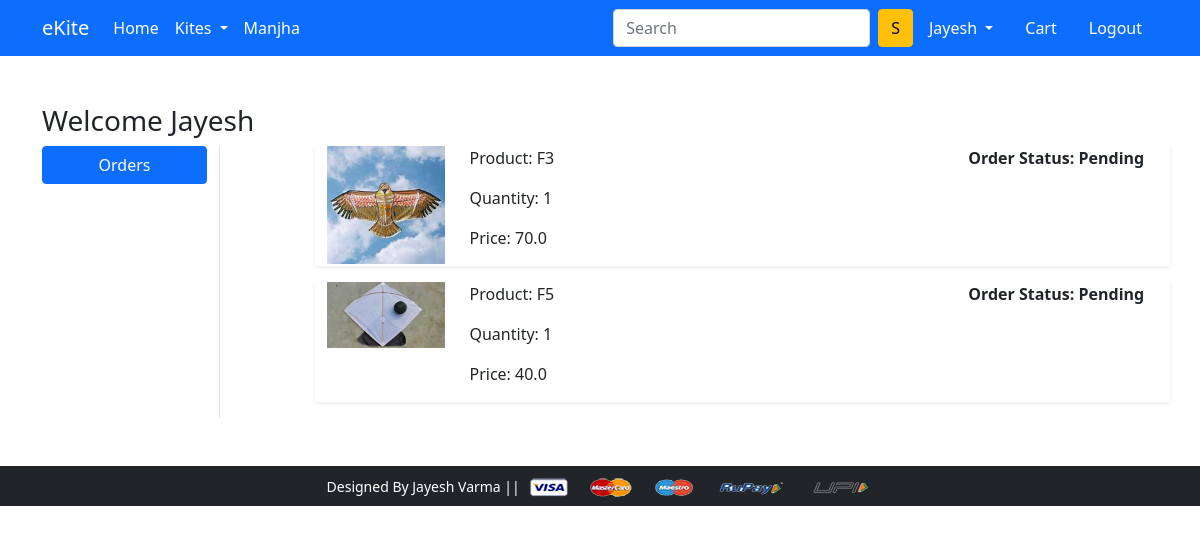
Page /orders/ (signed in) on the committed database.
### app/models.py (models this page shows, shortened)
class OrderPlaced(models.Model):
 user = models.ForeignKey(User, on_delete=models.CASCADE)
 customer = models.ForeignKey(Customer, on_delete=models.CASCADE)
 product = models.ForeignKey(Product, on_delete=models.CASCADE)
 quantity = models.PositiveIntegerField(default=1)
 ordered_date = models.DateTimeField(auto_now_add=True)
 status = models.CharField(max_length=50,choices=STATUS_CHOICES,default='Pending')
 @property
 def total_cost(self):
   return self.quantity * self.product.discounted_price

class Product(models.Model):
 title = models.CharField(max_length=100)
 selling_price = models.FloatField()
 discounted_price = models.FloatField()
 description = models.TextField()
 brand = models.CharField(max_length=100)
 category = models.CharField( choices=CATEGORY_CHOICES, max_length=2)
 product_image = models.ImageField(upload_to='productimg')

### app/views.py (the view)
# urls.py: path('orders/', views.orders, name='orders'),
@login_required
def orders(request):
 op = OrderPlaced.objects.filter(user=request.user)
 return render(request, 'app/orders.html', {'order_placed':op})

### app/templates/app/orders.html (shortened to what this page needs)
{% extends 'app/base.html' %}
{% load static %}
{% block main-content %}
<div class="container my-5">
 <div class="row">
 <h3>Welcome <span class="text-capitalize">{{request.user}}</h3>
  <div class="col-sm-2 border-end">
   <ul class="list-unstyled">
    <li class="d-grid"><a href="{% url 'orders' %}" class="btn btn-primary">Orders</a></li>
   </ul>
  </div>
  <div class="col-sm-9 offset-sm-1">
   <div class="row">
    {% for op in order_placed %}
     <div class="col-sm-12">
      <div class="row shadow-sm mb-3">
       <div class="col-sm-2"><img src="{{op.product.product_image.url}}" alt="" srcset="" class="img-fluid" height="150" width="150"></div>
       <div class="col-sm-7">
        <p>Product: {{op.product.title}}</p>
        <p>Quantity: {{op.quantity}}</p>
        <p>Price: {{op.total_cost}}</p>
       </div>
       <div class="col-sm-3 fw-bold">
        <p>Order Status: {{op.status}}</p>
        </div>
       </div>
      </div>
     </div>
    {% endfor %}
   </div>
  </div>
{% endblock main-content %}

### app/templates/app/base.html (shortened to what this page needs)
<!doctype html>
{% load static %}
<html lang="en">
  <head>
    <link href="https://cdn.jsdelivr.net/npm/bootstrap@5.0.0-beta1/dist/css/bootstrap.min.css" rel="stylesheet">
    <link rel="stylesheet" href="{% static 'app/css/owl.carousel.min.css' %}">
    <link rel="stylesheet" href="{% static 'app/css/all.min.css' %}">
    <link rel="stylesheet" href="{% static 'app/css/style.css' %}">
  </head>
  <body>
    <nav class="navbar navbar-expand-lg navbar-dark bg-primary">
     <div class="container">
       <a class="navbar-brand" href="/">eKite</a>
       <div class="collapse navbar-collapse" id="navbarSupportedContent">
         <ul class="navbar-nav me-auto mb-2 mb-lg-0">
           <li class="nav-item">
             <a class="nav-link active" aria-current="page" href="/">Home</a>
           </li>
           <li class="nav-item dropdown">
             <a class="nav-link dropdown-toggle text-white" href="#" id="kitesDropdown" role="button" data-bs-toggle="dropdown" aria-expanded="false">
               Kites
             </a>
           </li>
          <li class="nav-item">
             <a class="nav-link active" aria-current="page" href="{% url 'manjha' %}">Manjha</a>
          </li>
         </ul>
         <form class="d-flex">
           <input class="form-control me-2" type="search" placeholder="Search" aria-label="Search">
           <button class="btn btn-warning" type="submit">S</button>
         </form>
         <div>
          <ul class="navbar-nav me-auto mb-2 mb-lg-0">
          {% if request.user.is_authenticated %}
           <li class="nav-item dropdown mx-2">
              <a class="nav-link dropdown-toggle text-white" href="#" id="profileDropdown" role="button" data-bs-toggle="dropdown" aria-expanded="false">
                {{request.user.username|capfirst}}
              </a>
            </li>
            <li class="nav-item mx-2">
             <a href="{% url 'showcart' %}" class="nav-link text-white"> Cart </a>
            </li>
            <li class="nav-item mx-2">
              <a href="{% url 'logout' %}" class="nav-link text-white">Logout</a>
            </li>
            {% endif %}
          </ul>
         </div>
       </div>
     </div>
    </nav>
    {% block main-content %} {% endblock main-content %}
    <footer class="container-fluid bg-dark text-center p-2 mt-5">
        <small class="text-white">Designed By Jayesh Varma || </small>
        <img src="{% static 'app/images/payment.png' %}" alt="" srcset="" class="img-fluid" height="2px">
    </footer>
  </body>
</html>

### rows in the picture
OrderPlaced: product.product_image (picture), product "F3", quantity "1", total_cost "70.0", status "Pending"
OrderPlaced: product.product_image (picture), product "F5", quantity "1", total_cost "40.0", status "Pending"

### other values in the picture
{{ request.user.username|capfirst }} "Jayesh"
{{ request.user }} "Jayesh"
